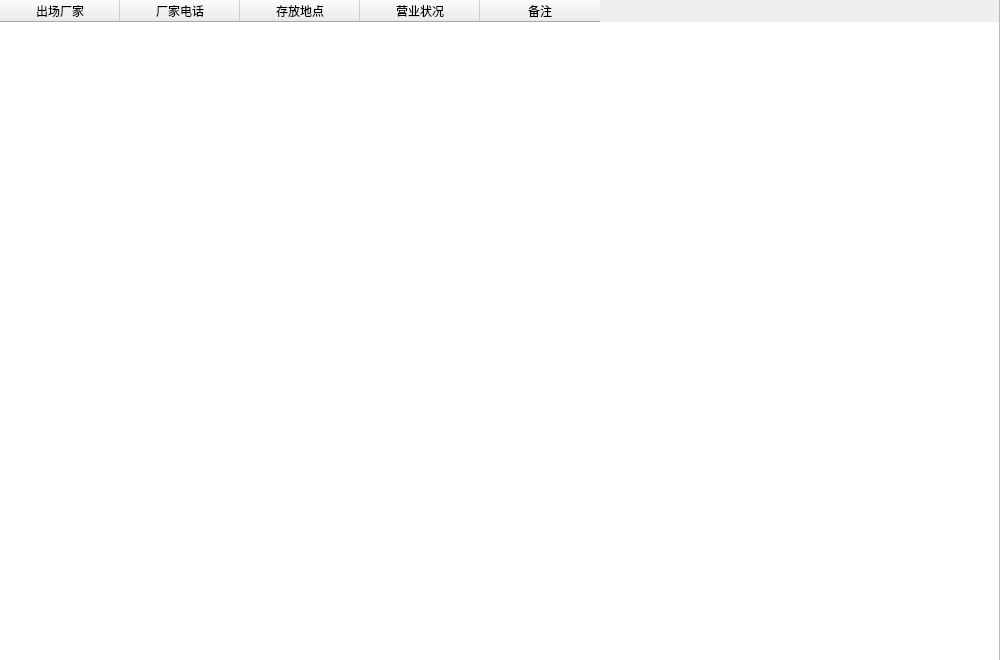
<?xml version="1.0" encoding="UTF-8"?>
<ui version="4.0">
 <class>TmachineDetailSetupViewItemTable</class>
 <widget class="QWidget" name="TmachineDetailSetupViewItemTable">
  <property name="geometry">
   <rect>
    <x>0</x>
    <y>0</y>
    <width>1000</width>
    <height>660</height>
   </rect>
  </property>
  <property name="windowTitle">
   <string>Form</string>
  </property>
  <widget class="QWidget" name="verticalLayoutWidget">
   <property name="geometry">
    <rect>
     <x>-1</x>
     <y>-1</y>
     <width>1001</width>
     <height>701</height>
    </rect>
   </property>
   <layout class="QVBoxLayout" name="mainLayout">
    <item>
     <widget class="QTableWidget" name="m_machineGroupFuncBaseSetupTable">
      <property name="sizePolicy">
       <sizepolicy hsizetype="Expanding" vsizetype="Expanding">
        <horstretch>0</horstretch>
        <verstretch>0</verstretch>
       </sizepolicy>
      </property>
      <attribute name="horizontalHeaderCascadingSectionResizes">
       <bool>true</bool>
      </attribute>
      <attribute name="horizontalHeaderDefaultSectionSize">
       <number>120</number>
      </attribute>
      <column>
       <property name="text">
        <string>出场厂家</string>
       </property>
      </column>
      <column>
       <property name="text">
        <string>厂家电话</string>
       </property>
      </column>
      <column>
       <property name="text">
        <string>存放地点</string>
       </property>
      </column>
      <column>
       <property name="text">
        <string>营业状况</string>
       </property>
      </column>
      <column>
       <property name="text">
        <string>备注</string>
       </property>
      </column>
     </widget>
    </item>
   </layout>
  </widget>
 </widget>
 <resources/>
 <connections/>
</ui>
